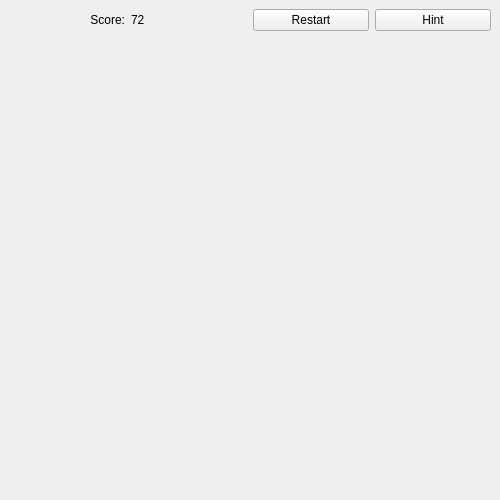
<?xml version="1.0" encoding="UTF-8"?>
<ui version="4.0">
 <class>MainWindow</class>
 <widget class="QMainWindow" name="MainWindow">
  <property name="geometry">
   <rect>
    <x>0</x>
    <y>0</y>
    <width>500</width>
    <height>500</height>
   </rect>
  </property>
  <property name="windowTitle">
   <string>Minesweeper</string>
  </property>
  <property name="tabShape">
   <enum>QTabWidget::Rounded</enum>
  </property>
  <widget class="QWidget" name="centralwidget">
   <property name="enabled">
    <bool>true</bool>
   </property>
   <property name="sizePolicy">
    <sizepolicy hsizetype="Maximum" vsizetype="Preferred">
     <horstretch>0</horstretch>
     <verstretch>0</verstretch>
    </sizepolicy>
   </property>
   <layout class="QGridLayout" name="gridLayout">
    <item row="0" column="0">
     <layout class="QVBoxLayout" name="verticalLayout">
      <item>
       <layout class="QHBoxLayout" name="horizontalLayout">
        <property name="leftMargin">
         <number>0</number>
        </property>
        <item>
         <widget class="QLabel" name="label">
          <property name="text">
           <string>Score:</string>
          </property>
          <property name="alignment">
           <set>Qt::AlignRight|Qt::AlignTrailing|Qt::AlignVCenter</set>
          </property>
         </widget>
        </item>
        <item>
         <widget class="QLabel" name="label_2">
          <property name="text">
           <string>72</string>
          </property>
          <property name="score" stdset="0">
           <number>0</number>
          </property>
         </widget>
        </item>
        <item>
         <widget class="QPushButton" name="pushButton_2">
          <property name="text">
           <string>Restart</string>
          </property>
         </widget>
        </item>
        <item>
         <widget class="QPushButton" name="pushButton">
          <property name="enabled">
           <bool>true</bool>
          </property>
          <property name="text">
           <string>Hint</string>
          </property>
         </widget>
        </item>
       </layout>
      </item>
      <item>
       <widget class="MinesweeperGame" name="widget" native="true">
        <property name="enabled">
         <bool>true</bool>
        </property>
        <property name="sizePolicy">
         <sizepolicy hsizetype="MinimumExpanding" vsizetype="MinimumExpanding">
          <horstretch>0</horstretch>
          <verstretch>0</verstretch>
         </sizepolicy>
        </property>
       </widget>
      </item>
     </layout>
    </item>
   </layout>
  </widget>
  <widget class="QMenuBar" name="menubar">
   <property name="geometry">
    <rect>
     <x>0</x>
     <y>0</y>
     <width>500</width>
     <height>24</height>
    </rect>
   </property>
  </widget>
 </widget>
 <customwidgets>
  <customwidget>
   <class>MinesweeperGame</class>
   <extends>QWidget</extends>
   <header>minesweepergame.h</header>
   <container>1</container>
   <slots>
    <signal>countRevealed()</signal>
    <slot>setupGame()</slot>
    <slot>giveHint()</slot>
   </slots>
  </customwidget>
 </customwidgets>
 <resources/>
 <connections>
  <connection>
   <sender>pushButton_2</sender>
   <signal>clicked()</signal>
   <receiver>widget</receiver>
   <slot>setupGame()</slot>
   <hints>
    <hint type="sourcelabel">
     <x>326</x>
     <y>51</y>
    </hint>
    <hint type="destinationlabel">
     <x>326</x>
     <y>112</y>
    </hint>
   </hints>
  </connection>
  <connection>
   <sender>pushButton</sender>
   <signal>clicked()</signal>
   <receiver>widget</receiver>
   <slot>giveHint()</slot>
   <hints>
    <hint type="sourcelabel">
     <x>424</x>
     <y>58</y>
    </hint>
    <hint type="destinationlabel">
     <x>414</x>
     <y>107</y>
    </hint>
   </hints>
  </connection>
 </connections>
</ui>
